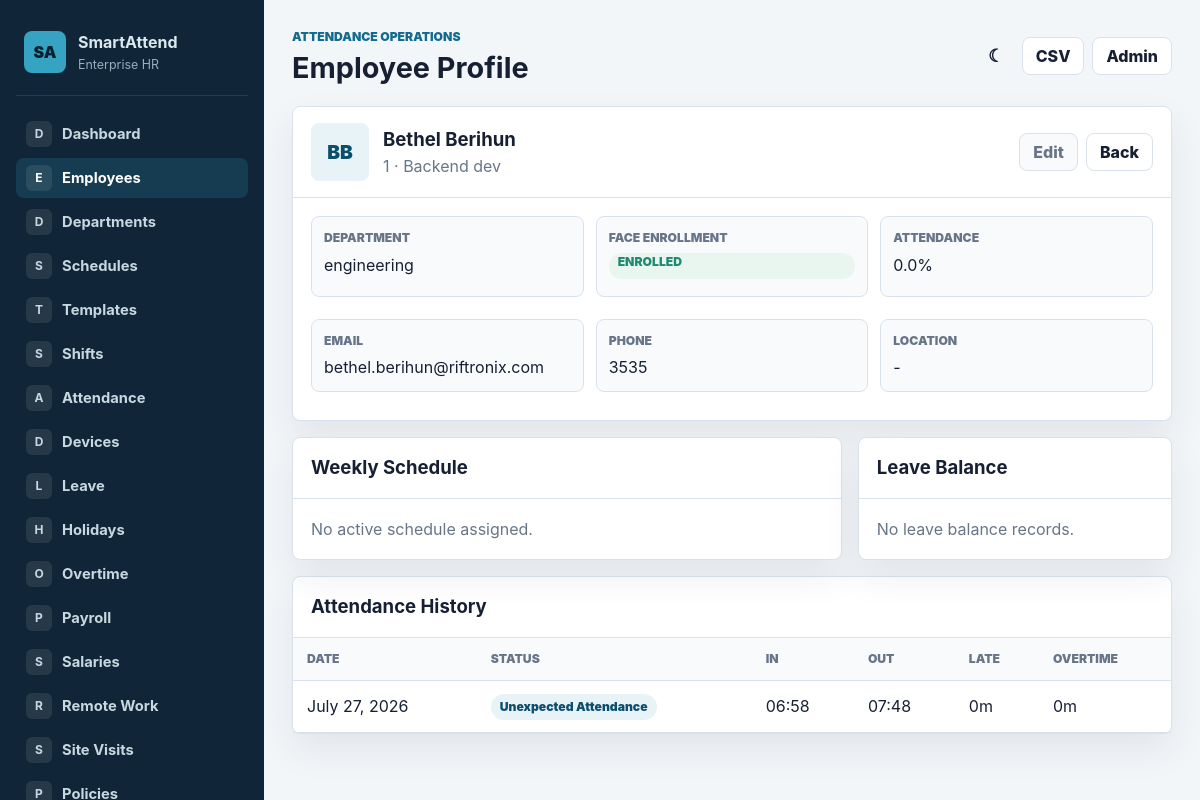
The page /employees/1/ on the database as committed earlier.
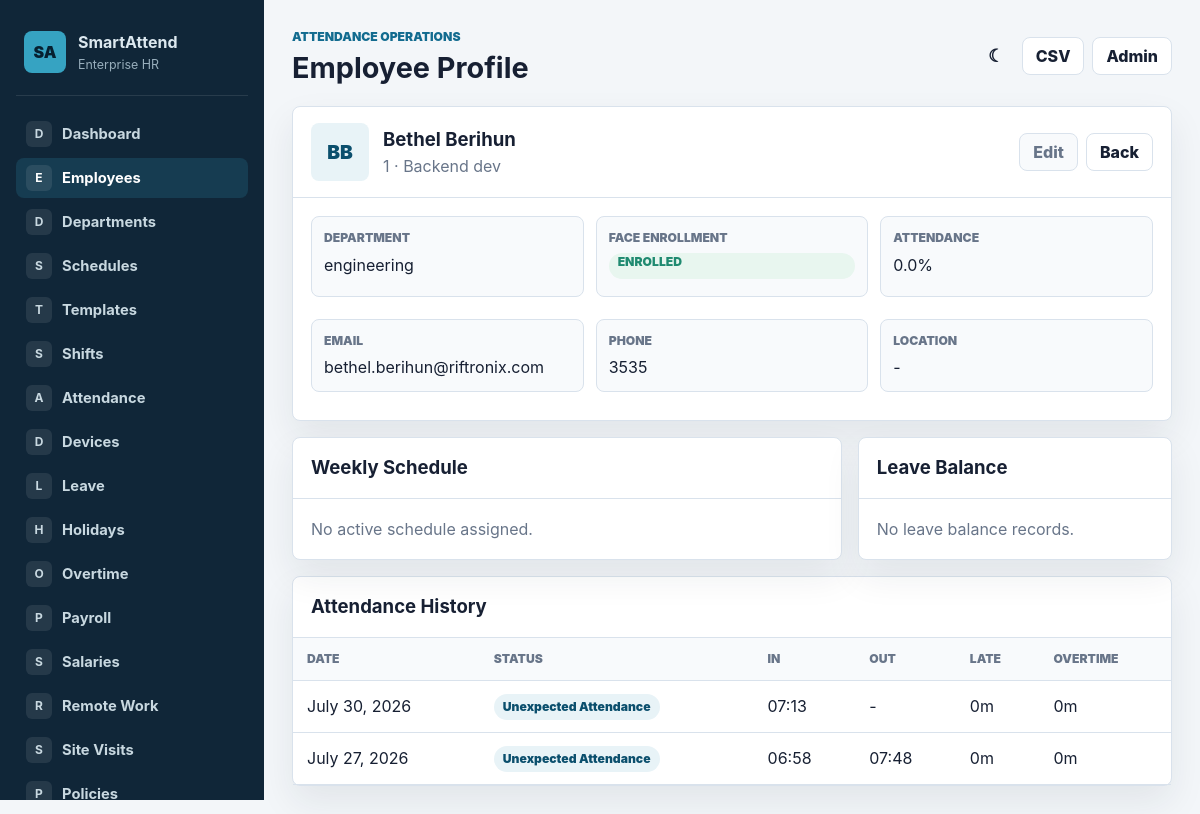
The same page on the database as committed later.
### attendance/models.py (models this page shows, shortened)
class AttendanceRecord(models.Model):
    class Status(models.TextChoices):
        PRESENT = 'PRESENT', 'Present'
        LATE = 'LATE', 'Late'
        ABSENT = 'ABSENT', 'Absent'
        HOLIDAY = 'HOLIDAY', 'Holiday'
        WEEKEND = 'WEEKEND', 'Weekend'
        ON_LEAVE = 'ON_LEAVE', 'On Leave'
        EARLY_LEAVE = 'EARLY_LEAVE', 'Early Leave'
        OVERTIME = 'OVERTIME', 'Overtime'
        UNEXPECTED = 'UNEXPECTED', 'Unexpected Attendance'
        REMOTE = 'REMOTE', 'Remote Work'
        ON_SITE = 'ON_SITE', 'Site Visit'
    employee = models.ForeignKey(Employee, on_delete=models.CASCADE, related_name='attendance_records')
    date = models.DateField(db_index=True)
    schedule = models.ForeignKey(EmployeeSchedule, on_delete=models.SET_NULL, null=True, blank=True)
    shift = models.ForeignKey(Shift, on_delete=models.SET_NULL, null=True, blank=True)
    first_check_in = models.DateTimeField(null=True, blank=True)
    last_check_out = models.DateTimeField(null=True, blank=True)
    status = models.CharField(max_length=24, choices=Status.choices, db_index=True)
    minutes_late = models.PositiveIntegerField(default=0)
    minutes_early_leave = models.PositiveIntegerField(default=0)
    overtime_minutes = models.PositiveIntegerField(default=0)
    worked_minutes = models.PositiveIntegerField(default=0)
    break_minutes = models.PositiveIntegerField(default=0)
    lunch_minutes = models.PositiveIntegerField(default=0)
    remote_minutes = models.PositiveIntegerField(default=0)
    site_visit_minutes = models.PositiveIntegerField(default=0)
    total_attendance_minutes = models.PositiveIntegerField(default=0)
    auto_checkout = models.BooleanField(default=False)
    notes = models.TextField(blank=True)
    calculated_at = models.DateTimeField(auto_now=True)
    class Meta:
        unique_together = [('employee', 'date')]
        ordering = ['-date', 'employee__first_name']
        indexes = [
            models.Index(fields=['date', 'status']),
            models.Index(fields=['employee', 'date']),
        ]
        verbose_name = 'Attendance Record'
        verbose_name_plural = 'Attendance Records'

### attendance/views.py (the view)
# urls.py: path('employees/<int:pk>/', views.EmployeeDetailView.as_view(), name='employee_detail'),
class EmployeeDetailView(EnterpriseContextMixin, DetailView):
    model = Employee
    template_name = 'attendance/employee_detail.html'
    page_title = 'Employee Profile'
    active_nav = 'employees'
    def get_queryset(self):
        return Employee.objects.select_related('department', 'office_location')
    def get_context_data(self, **kwargs):
        context = super().get_context_data(**kwargs)
        employee = self.object
        records = employee.attendance_records.order_by('-date')[:30]
        total = employee.attendance_records.count()
        attended = employee.attendance_records.filter(status__in=[
            AttendanceRecord.Status.PRESENT,
            AttendanceRecord.Status.LATE,
            AttendanceRecord.Status.EARLY_LEAVE,
            AttendanceRecord.Status.OVERTIME,
        ]).count()
        context.update({
            'current_schedule': AttendanceEngine().get_schedule(employee, timezone.localdate()),
            'attendance_records': records,
            'leave_balances': LeaveBalance.objects.filter(employee=employee),
            'attendance_percentage': round((attended / total) * 100, 1) if total else 0,
        })
        return context

### attendance/models.py (called while the page is built)
    @property
    def full_name(self):
        return f'{self.first_name} {self.last_name}'.strip()

    @property
    def face_enrolled(self):
        return bool(self.fingerprint_id)

### attendance/services/attendance_engine.py (called while the page is built)
    def get_schedule(self, employee, date):
        return (
            EmployeeSchedule.objects.select_related('shift', 'department')
            .filter(employee=employee, effective_start__lte=date)
            .filter(Q(effective_end__isnull=True) | Q(effective_end__gte=date))
            .order_by('-effective_start')
            .first()
        )

### organizations/models.py (called while the page is built)
    def __str__(self):
        return self.name

### attendance/templates/attendance/employee_detail.html
{% extends "attendance/base.html" %}
{% block content %}
<section class="panel">
    <div class="panel-header profile-header">
        <div class="profile-title">
            <span class="avatar">{{ object.first_name|slice:":1" }}{{ object.last_name|slice:":1" }}</span>
            <div>
                <h2>{{ object.full_name }}</h2>
                <p class="muted">{{ object.organization_id }} · {{ object.job_title }}</p>
            </div>
        </div>
        <div class="row-actions"><a class="button subtle" href="{% url 'employee_edit' object.pk %}">Edit</a><a class="button" href="{% url 'employee_list' %}">Back</a></div>
    </div>
    <div class="panel-body">
        <div class="definition-grid">
            <div class="definition"><span>Department</span>{{ object.department|default:"Unassigned" }}</div>
            <div class="definition"><span>Face Enrollment</span><span class="badge {% if object.face_enrolled %}success{% else %}warning{% endif %}">{% if object.face_enrolled %}Enrolled{% else %}Pending{% endif %}</span></div>
            <div class="definition"><span>Attendance</span>{{ attendance_percentage }}%</div>
            <div class="definition"><span>Email</span>{{ object.email|default:"-" }}</div>
            <div class="definition"><span>Phone</span>{{ object.phone|default:"-" }}</div>
            <div class="definition"><span>Location</span>{{ object.office_location|default:"-" }}</div>
        </div>
    </div>
</section>
<section class="grid-2" style="margin-top:16px;">
    <div class="panel">
        <div class="panel-header"><h2>Weekly Schedule</h2></div>
        <div class="panel-body">
            {% if current_schedule %}
                <div class="definition-grid">
                    <div class="definition"><span>Shift</span>{{ current_schedule.shift.name }}</div>
                    <div class="definition"><span>Effective</span>{{ current_schedule.effective_start }} - {{ current_schedule.effective_end|default:"Open" }}</div>
                    <div class="definition"><span>Flexible</span>{{ current_schedule.is_flexible|yesno:"Yes,No" }}</div>
                </div>
                <p class="muted" style="margin-top:14px;">{% if current_schedule.monday %}Monday {% endif %}{% if current_schedule.tuesday %}Tuesday {% endif %}{% if current_schedule.wednesday %}Wednesday {% endif %}{% if current_schedule.thursday %}Thursday {% endif %}{% if current_schedule.friday %}Friday {% endif %}{% if current_schedule.saturday %}Saturday {% endif %}{% if current_schedule.sunday %}Sunday{% endif %}</p>
            {% else %}
                <p class="muted">No active schedule assigned.</p>
            {% endif %}
        </div>
    </div>
    <div class="panel">
        <div class="panel-header"><h2>Leave Balance</h2></div>
        <div class="panel-body">
            {% for balance in leave_balances %}
                <p style="display:flex;justify-content:space-between;margin-bottom:12px;"><span>{{ balance.get_leave_type_display }} {{ balance.year }}</span><strong>{{ balance.remaining_days }} days</strong></p>
            {% empty %}
                <p class="muted">No leave balance records.</p>
            {% endfor %}
        </div>
    </div>
</section>
<section class="panel" style="margin-top:16px;">
    <div class="panel-header"><h2>Attendance History</h2></div>
    <div class="table-wrap"><table><thead><tr><th>Date</th><th>Status</th><th>In</th><th>Out</th><th>Late</th><th>Overtime</th></tr></thead><tbody>
    {% for record in attendance_records %}
        <tr><td>{{ record.date }}</td><td><span class="badge">{{ record.get_status_display }}</span></td><td>{{ record.first_check_in|date:"H:i"|default:"-" }}</td><td>{{ record.last_check_out|date:"H:i"|default:"-" }}</td><td>{{ record.minutes_late }}m</td><td>{{ record.overtime_minutes }}m</td></tr>
    {% empty %}<tr><td colspan="6" class="empty">No attendance history yet.</td></tr>{% endfor %}
    </tbody></table></div>
</section>
{% endblock %}

Rows that differ between the two databases and show on the page:
added AttendanceRecord: date "July 30, 2026", status "Unexpected Attendance", first_check_in "07:13", last_check_out "-", minutes_late "0", overtime_minutes "0"
Other text that changed with them:
new list line: "P Policies"
list line gone: "P"
